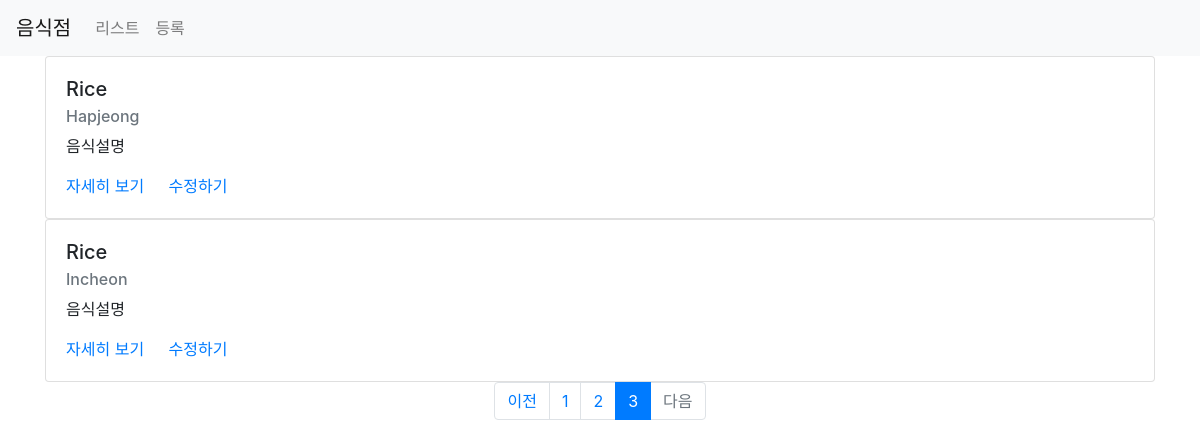
Before: /three/li/?page=3 with the older database file.
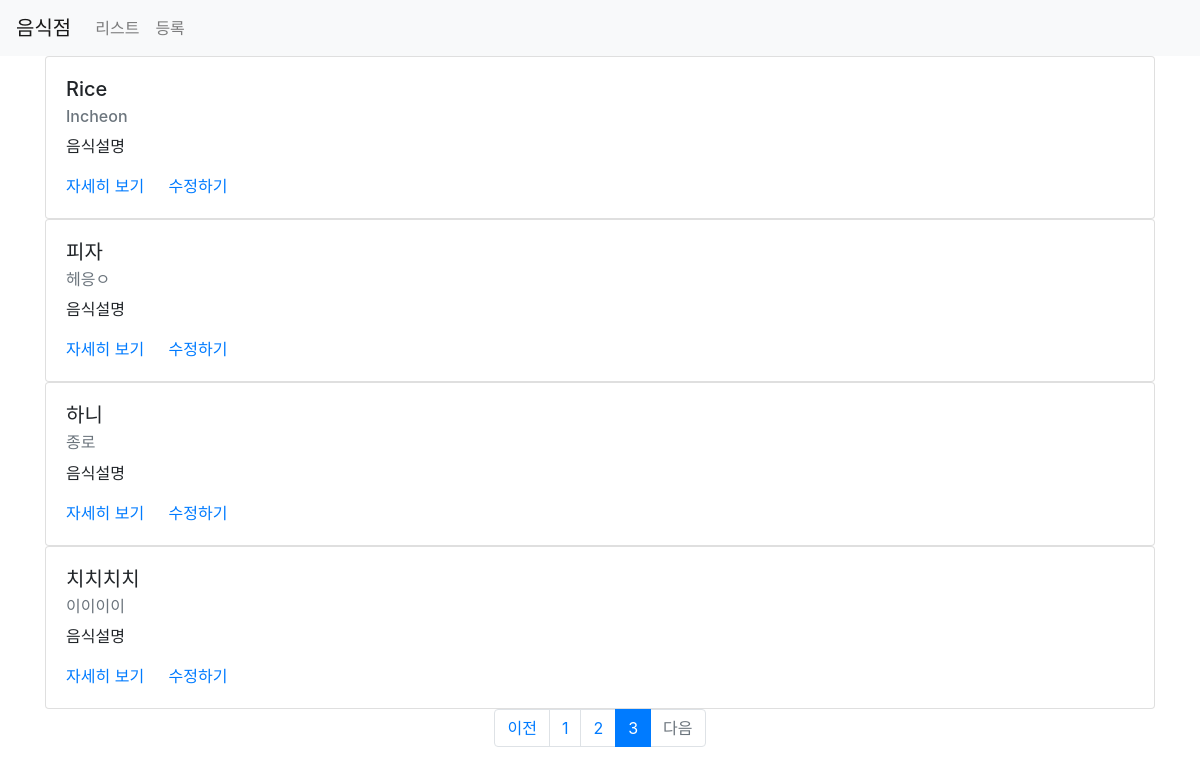
After: the same page with the newer database file.
### three/models.py (models this page shows)
class Food(models.Model):
    name = models.CharField(max_length=20)
    adr = models.CharField(max_length=50)
    pw = models.CharField(max_length=20, default=None, null=True)
    create_day = models.DateTimeField(auto_now_add=True)
    update_day = models.DateTimeField(auto_now=True)

### three/views.py (the view)
# urls.py: path('li/', views.li, name='li'),
def li(reqeust):
    res = Food.objects.all()
    paginator = Paginator(res, 5)  # 한 페이지당 5개
    page = reqeust.GET.get('page')
    a = paginator.get_page(page)
    con = {'res': a}
    return render(reqeust, 'three/li.html', con)

### three/templates/three/li.html
{% extends 'three/basic.html' %}
{% load static %}
{% block con %}
    <div class="container">
        {% for i in res %} {% comment %} for 문으로 반복해서 데이터를 삽입 {% endcomment %}
            <div class="card">
                <div class="card-body">
                    <h5 class="card-title">{{ i.name }}</h5>
                    <h6 class="card-subtitle mb-2 text-muted">{{ i.adr }}</h6>
                    <p class="card-text">음식설명</p>
                    <a class="card-link" href="{% url 'res-read' id=i.id %}">자세히 보기</a>
                    <a class="card-link" href="/three/update?id={{ i.id }}">수정하기</a>
                </div>
            </div>
        {% endfor %}
    </div>
<ul class="pagination justify-content-center">
{% if res.has_previous %}
    <li class="page-item">
        <a class="page-link" href="?page={{ res.previous_page_number}}">
            이전
        </a>
    </li>
    {% else %}
    <li class="page-item disabled">
        <a class="page-link" tabindex="-1" aria-disabled="true" href="#">
            이전
        </a>
    </li>
{% endif %}
{% for page_number in res.paginator.page_range %}
    {% if page_number == res.number %}
        <li class="page-item active" aria-current="page">
            <a class="page-link" href="?page={{ page_number }}">{{ page_number }}</a>
        </li>
    {% else %}
        <li class="page-item">
            <a class="page-link" href="?page={{ page_number }}">{{ page_number }}</a>
        </li>
    {% endif %}
{% endfor %}
{% if res.has_next %}
    <li class="page-item">
        <a class="page-link" href="?page={{ res.next_page_number}}">
            다음
        </a>
    </li>
    {% else %}
    <li class="page-item disabled">
        <a class="page-link" tabindex="-1" aria-disabled="true" href="#">
            다음
        </a>
    </li>
{% endif %}
</ul>
{% endblock %}

### three/templates/three/basic.html (shortened to what this page needs)
{% load static %}
<html>
<head>
    <link rel="stylesheet" href="https://stackpath.bootstrapcdn.com/bootstrap/4.1.0/css/bootstrap.min.css"
>
</head>
<body>
<nav class="navbar navbar-expand-lg navbar-light bg-light">
    <a class="navbar-brand" href="/three/li/">음식점</a>
    <div class="collapse navbar-collapse" id="navbarSupportedContent">
        <div class="navbar-nav">
            <a class="nav-item nav-link" href="/three/li/">리스트</a>
            <a class="nav-item nav-link" href="/three/create/">등록</a>
        </div>
    </div>
</nav>
{% block con %}{% endblock %}
</body>
</html>

Changed rows visible on the page:
no longer on this page (row unchanged): Food: name "Rice", adr "Hapjeong"
added Food: name "피자", adr "헤응ㅇ"
added Food: name "하니", adr "종로"
added Food: name "치치치치", adr "이이이이"
